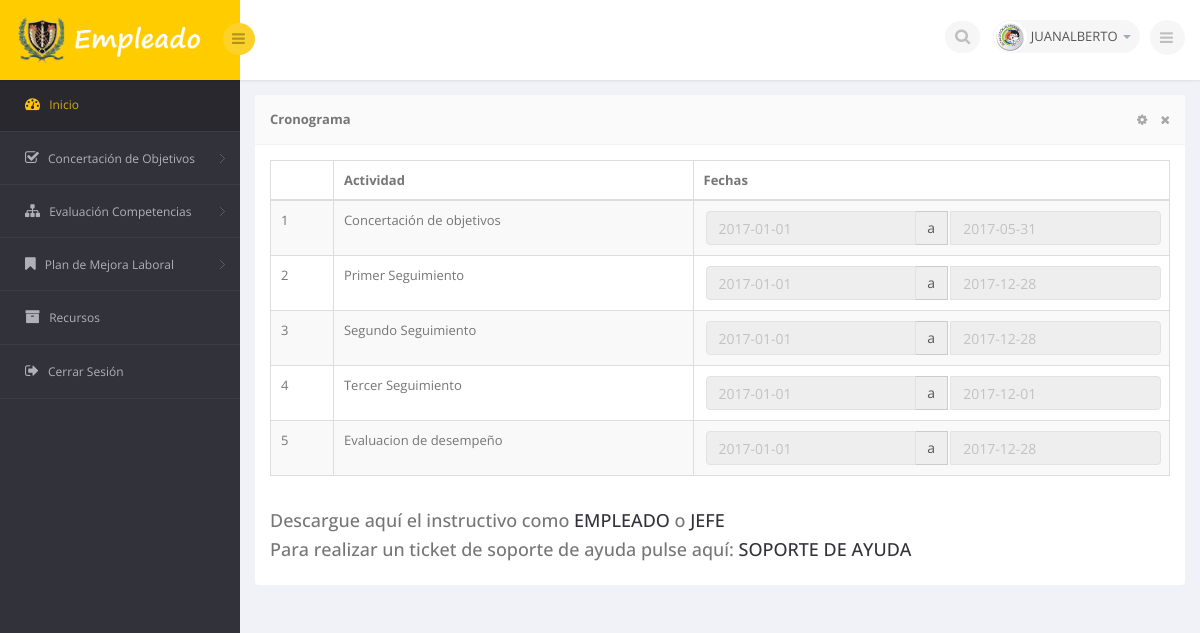
The page /vista/trabajador.php (signed in) on the database its author committed.
### tables this page shows
CREATE TABLE `configuracion` (
  `id_configuracion` int(20) NOT NULL AUTO_INCREMENT,
  `nombre_configuracion` varchar(100) DEFAULT NULL,
  `estado_configuracion` varchar(50) DEFAULT NULL,
  `fecha_inicio_configuracion` date DEFAULT NULL,
  `fecha_fin_configuracion` date DEFAULT NULL,
  PRIMARY KEY (`id_configuracion`)
);

### modelo/conexion.php (called while the page is built, shortened)
<?php
abstract class configuracion {
	protected function conectar(){
		$servidor = "localhost";
		$puerto = "3306";
		$basedatos = "evaluacion";
		$usuario = "root";
		$pass = "";
		try{
			return $this->datahost = new PDO (
										"mysql:host=$servidor;port=$puerto;dbname=$basedatos",
										$usuario,
										$pass,
										array(PDO::MYSQL_ATTR_INIT_COMMAND => "SET NAMES utf8")
										);
			}
		catch(PDOException $e){
				echo "Error en la conexión: ".$e->getMessage();
			}
	}
}
?>

### modelo/clase_usuario.php (the view, shortened to what this page needs)
<?php
include_once("../modelo/conexion.php");
	class clase_usuario extends configuracion{
function valores_configuracion_consulta(){
    $this->conexion = parent::conectar();
	$ConsultaSQL=$this->conexion->prepare("SELECT * FROM configuracion ORDER BY id_configuracion ASC");
	$estado='Finalizada';
	$ConsultaSQL ->bindParam(':id', $id_trabajador, PDO::PARAM_INT);
	$ConsultaSQL ->bindParam(':estado', $estado);
	$ConsultaSQL->execute();
	$numero_filas = $ConsultaSQL->rowCount();
	if(empty($numero_filas)){
		echo "No existen Datos.";
		}
	else{
  echo '<table class="table table-striped table-hover table-bordered result">
							  <thead>
								  <tr>
									  <th width="7%"></th>
									  <th width="40%">Actividad</th>
									  <th width="53%">Fechas</th>
								  </tr>
							  </thead>
							  <tbody>';
while ($row = $ConsultaSQL->fetch(PDO::FETCH_ASSOC)) {
printf("<tr>
<td>%s</td><td>%s</td>
<td>%s</td>
</tr>",
$row["id_configuracion"],
$row["nombre_configuracion"],
    "<div class='input-group input-large'>
            <input type='text' class='form-control dpd1' name='from_".$row["id_configuracion"]."' id='from_".$row["id_configuracion"]."' value=".$row["fecha_inicio_configuracion"]." readonly>
            <span class='input-group-addon'>a</span>
            <input type='text' class='form-control dpd2' name='to_".$row["id_configuracion"]."' id='to_".$row["id_configuracion"]."' value=".$row["fecha_fin_configuracion"]." readonly>
    </div></div></div>"
	);
	 }
	}
}
}
?>

### vista/trabajador.php (shortened to what this page needs)
<?php
	if($_SESSION["tipo"]=="3")
	{
?>
<!DOCTYPE html>
<html lang="en">
<head>
    <link href="../estilos/bs3/css/bootstrap.min.css" rel="stylesheet">
    <link href="../estilos/css/bootstrap-reset.css" rel="stylesheet">
    <link href="../estilos/font-awesome/css/font-awesome.css" rel="stylesheet" />
    <link href="../estilos/js/advanced-datatable/css/demo_page.css" rel="stylesheet" />
    <link href="../estilos/js/advanced-datatable/css/demo_table.css" rel="stylesheet" />
    <link rel="stylesheet" href="../estilos/js/data-tables/DT_bootstrap.css" />
    <link href='../estilos/css/notifIt.css' rel='stylesheet'>
    <link rel="stylesheet" type="text/css" href="../estilos/js/select2/select2.css" />
    <link href="../estilos/css/style.css" rel="stylesheet">
    <link href="../estilos/css/style-responsive.css" rel="stylesheet" />
</head>
<body>
<section id="container" >
<header class="header fixed-top clearfix">
<div class="brand">
    <a href="../vista/trabajador.php" class="logo">
        <img src="../estilos/images/trabajador.png" alt="" height="50" width="200">
    </a>
    <div class="sidebar-toggle-box">
        <div class="fa fa-bars"></div>
    </div>
</div>
<div class="top-nav clearfix">
    <ul class="nav pull-right top-menu">
        <li>
            <input type="text" class="form-control search" placeholder=" Busqueda">
        </li>
        <li class="dropdown">
            <a data-toggle="dropdown" class="dropdown-toggle" href="#">
                <img alt="" src="../estilos/images/avatar1_small.jpg">
                <span class="username"><?php echo $_SESSION["nombre"]; ?></span>
                <b class="caret"></b>
            </a>
        </li>
        <li>
            <div class="toggle-right-box">
                <div class="fa fa-bars"></div>
            </div>
        </li>
    </ul>
</div>
</header>
<aside>
    <div id="sidebar" class="nav-collapse">
        <div class="leftside-navigation">
            <ul class="sidebar-menu" id="nav-accordion">
            <li>
                <a class="active" href="../vista/trabajador.php">
                    <i class="fa fa-dashboard"></i>
                    <span>Inicio</span>
                </a>
            </li>
			<li class="sub-menu">
                <a href="javascript:;">
                    <i class="fa fa-check-square-o"></i>
                    <span>Concertación de Objetivos</span>
                </a>
            </li>
			<li class="sub-menu">
                <a href="javascript:;">
                    <i class="fa fa-sitemap"></i>
                    <span>Evaluación Competencias</span>
                </a>
			</li>
			<li class="sub-menu">
                <a href="javascript:;">
                    <i class="fa fa-bookmark"></i>
                    <span>Plan de Mejora Laboral</span>
                </a>
            </li>
            <li>
                <a href="../vista/listado_recurso_trab.php">
                    <i class="fa fa-archive"></i>
                    <span>Recursos </span>
                </a>
            </li>
            <li>
                <a href="../controlador/cerrar.php">
                    <i class="fa fa-sign-out"></i>
                    <span>Cerrar Sesión </span>
                </a>
            </li>
        </ul></div>
    </div>
</aside>
    <section id="main-content">
        <section class="wrapper">
        <div class="row">
            <div class="col-sm-12">
                <section class="panel">
                    <header class="panel-heading">
                        <font style="text-transform:capitalize; "><strong>Cronograma</strong></font>
                        <span class="tools pull-right">
                            <a href="javascript:;" class="fa fa-cog"></a>
                            <a href="javascript:;" class="fa fa-times"></a>
                         </span>
                    </header>
                    <div class="panel-body">
						<div class="adv-table">
					   <?php
									$config=new clase_usuario();
									$config->valores_configuracion_consulta();
						?>
						<h4>Descargue aquí el instructivo como <a href="../archivos/MANUAL _EMPLEADO.pdf" download="Manual_Empleado">EMPLEADO</a> o <a href="../archivos/MANUAL_JEFE.pdf" download="Manual_Jefe">JEFE</a></h4>
						<h4>Para realizar un ticket de soporte de ayuda pulse aquí: <a href="http://sistemas.unicartagena.edu.co/soporte/osticket/" target="popup">SOPORTE DE AYUDA</a></h4>
                </section>
        </section>
    </section>
<link rel="stylesheet" href="../estilos/js/bootstrap-multiselect.css" type="text/css"/>
</body>
</html>
<?php
}
elseif($_SESSION["tipo"]!="1") {
		header("Location: ../index.php");
	}
	?>

### rows shown on the page
configuracion: id_configuracion "1", nombre_configuracion "Concertación de objetivos", id_configuracion "2017-01-01", id_configuracion "2017-05-31"
configuracion: id_configuracion "2", nombre_configuracion "Primer Seguimiento", id_configuracion "2017-01-01", id_configuracion "2017-12-28"
configuracion: id_configuracion "3", nombre_configuracion "Segundo Seguimiento", id_configuracion "2017-01-01", id_configuracion "2017-12-28"
configuracion: id_configuracion "4", nombre_configuracion "Tercer Seguimiento", id_configuracion "2017-01-01", id_configuracion "2017-12-01"
configuracion: id_configuracion "5", nombre_configuracion "Evaluacion de desempeño", id_configuracion "2017-01-01", id_configuracion "2017-12-28"

### other values the page prints
$_SESSION["nombre"] "JUANALBERTO"
